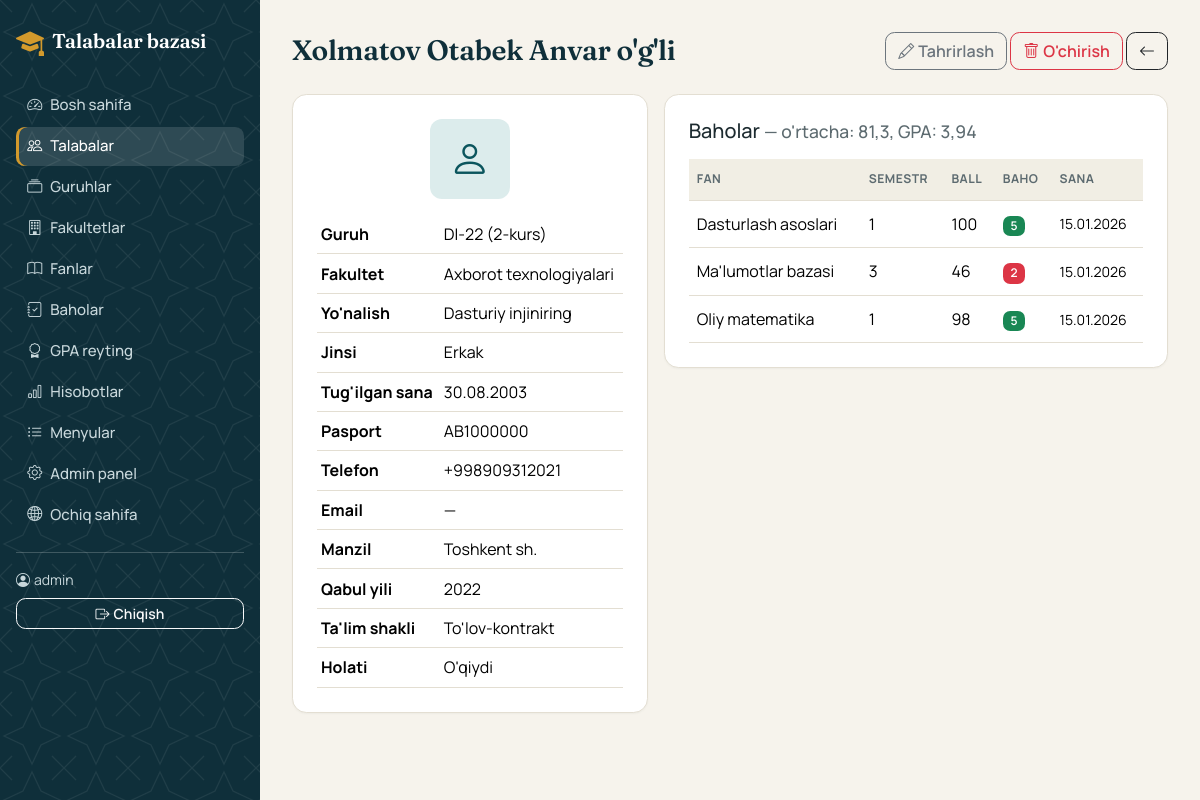
/talabalar/1/ (signed in), run on the app's committed database.
### talabalar/models.py (models this page shows, shortened)
class Talaba(models.Model):
    JINS = [("E", "Erkak"), ("A", "Ayol")]
    TALIM_SHAKLI = [("grant", "Davlat granti"), ("kontrakt", "To'lov-kontrakt")]
    HOLAT = [
        ("oqiydi", "O'qiydi"),
        ("akademik", "Akademik ta'tilda"),
        ("chetlashtirilgan", "Chetlashtirilgan"),
        ("bitirgan", "Bitirgan"),
    ]
    familiya = models.CharField("Familiya", max_length=100)
    ism = models.CharField("Ism", max_length=100)
    otasining_ismi = models.CharField("Otasining ismi", max_length=100, blank=True)
    jinsi = models.CharField("Jinsi", max_length=1, choices=JINS)
    tugilgan_sana = models.DateField("Tug'ilgan sana")
    passport = models.CharField(
        "Pasport seriya/raqam",
        max_length=9,
        unique=True,
        validators=[RegexValidator(r"^[A-Z]{2}\d{7}$", "Format: AA1234567")],
    )
    telefon = models.CharField("Telefon", max_length=20, blank=True)
    email = models.EmailField("Email", blank=True)
    manzil = models.CharField("Manzil", max_length=255, blank=True)
    guruh = models.ForeignKey(Guruh, on_delete=models.PROTECT, related_name="talabalar", verbose_name="Guruh")
    qabul_yili = models.PositiveSmallIntegerField("Qabul yili")
    talim_shakli = models.CharField("Ta'lim shakli", max_length=10, choices=TALIM_SHAKLI, default="grant")
    holati = models.CharField("Holati", max_length=20, choices=HOLAT, default="oqiydi")
    yaratilgan = models.DateTimeField(auto_now_add=True)
    class Meta:
        verbose_name = "Talaba"
        verbose_name_plural = "Talabalar"
        ordering = ["familiya", "ism"]
    @property
    def toliq_ism(self):
        return f"{self.familiya} {self.ism} {self.otasining_ismi}".strip()
    def ortacha_ball(self):
        return self.baholar.aggregate(models.Avg("ball"))["ball__avg"]
    @property
    def gpa(self):
        baholar = self.baholar.all()
        kredit = sum(b.fan.kredit for b in baholar)
        if not kredit:
            return None
        return sum(b.baho * b.fan.kredit for b in baholar) / kredit

class Guruh(models.Model):
    nomi = models.CharField("Guruh nomi", max_length=50, unique=True)
    fakultet = models.ForeignKey(Fakultet, on_delete=models.PROTECT, related_name="guruhlar", verbose_name="Fakultet")
    yonalish = models.CharField("Yo'nalish", max_length=150)
    kurs = models.PositiveSmallIntegerField(
        "Kurs", validators=[MinValueValidator(1), MaxValueValidator(6)], default=1
    )
    class Meta:
        verbose_name = "Guruh"
        verbose_name_plural = "Guruhlar"
        ordering = ["nomi"]
    def __str__(self):
        return self.nomi

class Fakultet(models.Model):
    nomi = models.CharField("Nomi", max_length=150, unique=True)
    dekan = models.CharField("Dekan", max_length=150, blank=True)
    telefon = models.CharField("Telefon", max_length=20, blank=True)
    class Meta:
        verbose_name = "Fakultet"
        verbose_name_plural = "Fakultetlar"
        ordering = ["nomi"]
    def __str__(self):
        return self.nomi

class Baho(models.Model):
    talaba = models.ForeignKey(Talaba, on_delete=models.CASCADE, related_name="baholar", verbose_name="Talaba")
    fan = models.ForeignKey(Fan, on_delete=models.PROTECT, related_name="baholar", verbose_name="Fan")
    ball = models.PositiveSmallIntegerField("Ball (0-100)", validators=[MaxValueValidator(100)])
    sana = models.DateField("Sana")
    class Meta:
        verbose_name = "Baho"
        verbose_name_plural = "Baholar"
        ordering = ["-sana"]
        constraints = [models.UniqueConstraint(fields=["talaba", "fan"], name="talaba_fan_unique")]
    @property
    def baho(self):
        return ball_bahosi(self.ball)

class Fan(models.Model):
    nomi = models.CharField("Fan nomi", max_length=150, unique=True)
    kredit = models.PositiveSmallIntegerField("Kredit", default=4)
    semestr = models.PositiveSmallIntegerField(
        "Semestr", validators=[MinValueValidator(1), MaxValueValidator(12)], default=1
    )
    oqituvchi = models.CharField("O'qituvchi", max_length=150, blank=True)
    class Meta:
        verbose_name = "Fan"
        verbose_name_plural = "Fanlar"
        ordering = ["semestr", "nomi"]
    def __str__(self):
        return self.nomi

### talabalar/views.py (the view)
# urls.py: path("talabalar/<int:pk>/", views.TalabaDetail.as_view(), name="talaba_detail"),
class TalabaDetail(LoginRequiredMixin, DetailView):
    queryset = Talaba.objects.prefetch_related("baholar__fan")
    template_name = "talabalar/talaba_detail.html"
    def get_context_data(self, **kwargs):
        ctx = super().get_context_data(**kwargs)
        ctx["baholar"] = self.object.baholar.select_related("fan")
        ctx["ortacha"] = self.object.ortacha_ball()
        return ctx

### talabalar/context_processors.py (called while the page is built)
def menyular(request):
    return {"menyular": Menyu.objects.all(), "vaqtinchalik_baza": settings.VERCEL}

### talabalar/models.py (called while the page is built)
def ball_bahosi(ball):
    if ball >= 86:
        return 5
    if ball >= 71:
        return 4
    if ball >= 55:
        return 3
    return 2

### talabalar/templates/talabalar/talaba_detail.html
{% extends "talabalar/base.html" %}
{% block content %}
<div class="d-flex flex-wrap gap-2 justify-content-between align-items-center mb-4">
  <h3 class="mb-0">{{ object.toliq_ism }}</h3>
  <div>
    <a href="{% url 'talaba_update' object.pk %}" class="btn btn-outline-secondary"><i class="bi bi-pencil me-1"></i>Tahrirlash</a>
    <a href="{% url 'talaba_delete' object.pk %}" class="btn btn-outline-danger"><i class="bi bi-trash me-1"></i>O'chirish</a>
    <a href="{% url 'talaba_list' %}" class="btn btn-outline-dark"><i class="bi bi-arrow-left"></i></a>
  </div>
</div>
<div class="row g-3">
  <div class="col-lg-5">
    <div class="card p-4">
      <div class="text-center mb-3">
        <div class="stat-icon mx-auto" style="width:80px;height:80px;font-size:2.5rem">
          <i class="bi bi-person"></i>
        </div>
      </div>
      <table class="table table-sm mb-0">
        <tr><th>Guruh</th><td>{{ object.guruh }} ({{ object.guruh.kurs }}-kurs)</td></tr>
        <tr><th>Fakultet</th><td>{{ object.guruh.fakultet }}</td></tr>
        <tr><th>Yo'nalish</th><td>{{ object.guruh.yonalish }}</td></tr>
        <tr><th>Jinsi</th><td>{{ object.get_jinsi_display }}</td></tr>
        <tr><th>Tug'ilgan sana</th><td>{{ object.tugilgan_sana|date:"d.m.Y" }}</td></tr>
        <tr><th>Pasport</th><td>{{ object.passport }}</td></tr>
        <tr><th>Telefon</th><td>{{ object.telefon|default:"—" }}</td></tr>
        <tr><th>Email</th><td>{{ object.email|default:"—" }}</td></tr>
        <tr><th>Manzil</th><td>{{ object.manzil|default:"—" }}</td></tr>
        <tr><th>Qabul yili</th><td>{{ object.qabul_yili }}</td></tr>
        <tr><th>Ta'lim shakli</th><td>{{ object.get_talim_shakli_display }}</td></tr>
        <tr><th>Holati</th><td>{{ object.get_holati_display }}</td></tr>
      </table>
    </div>
  </div>
  <div class="col-lg-7">
    <div class="card p-4">
      <div class="mb-3">
        <h5 class="mb-0">Baholar {% if ortacha %}<small class="text-muted">— o'rtacha: {{ ortacha|floatformat:1 }}, GPA: {{ object.gpa|floatformat:2 }}</small>{% endif %}</h5>
      </div>
      <table class="table table-hover align-middle mb-0">
        <thead class="table-light"><tr><th>Fan</th><th>Semestr</th><th>Ball</th><th>Baho</th><th>Sana</th></tr></thead>
        <tbody>
        {% for b in baholar %}
          <tr>
            <td>{{ b.fan }}</td><td>{{ b.fan.semestr }}</td><td>{{ b.ball }}</td>
            <td><span class="badge {% if b.baho == 5 %}text-bg-success{% elif b.baho == 4 %}text-bg-primary{% elif b.baho == 3 %}text-bg-warning{% else %}text-bg-danger{% endif %}">{{ b.baho }}</span></td>
            <td class="small">{{ b.sana|date:"d.m.Y" }}</td>
          </tr>
        {% empty %}
          <tr><td colspan="5" class="text-center text-muted py-3">Baholar yo'q</td></tr>
        {% endfor %}
        </tbody>
      </table>
    </div>
  </div>
</div>
{% endblock %}

### talabalar/templates/talabalar/base.html (shortened to what this page needs)
<!doctype html>
<html lang="uz">
<head>
  {% include "talabalar/_bosh_qism.html" %}
</head>
<body>
<div class="ilova">
  <nav class="yon-panel offcanvas-md offcanvas-start" tabindex="-1" id="yonPanel" aria-label="Asosiy menyu">
    <div class="yon-ichki">
      <div class="d-flex align-items-center justify-content-between mb-4">
        <a href="{% url 'bosh_sahifa' %}" class="d-flex align-items-center text-white text-decoration-none">
          <i class="bi bi-mortarboard-fill tamgha fs-3 me-2"></i><span class="sarlavha-shrift text-white fs-5">Talabalar bazasi</span>
        </a>
      </div>
      {% with u=request.resolver_match.url_name %}
      <ul class="nav flex-column">
        <li><a class="nav-link {% if u == 'bosh_sahifa' %}active{% endif %}" href="{% url 'bosh_sahifa' %}"><i class="bi bi-speedometer2 me-2"></i>Bosh sahifa</a></li>
        <li><a class="nav-link {% if 'talaba' in u %}active{% endif %}" href="{% url 'talaba_list' %}"><i class="bi bi-people me-2"></i>Talabalar</a></li>
        <li><a class="nav-link {% if 'guruh' in u %}active{% endif %}" href="{% url 'guruh_list' %}"><i class="bi bi-collection me-2"></i>Guruhlar</a></li>
        <li><a class="nav-link {% if 'fakultet' in u %}active{% endif %}" href="{% url 'fakultet_list' %}"><i class="bi bi-building me-2"></i>Fakultetlar</a></li>
        <li><a class="nav-link {% if 'fan' in u %}active{% endif %}" href="{% url 'fan_list' %}"><i class="bi bi-book me-2"></i>Fanlar</a></li>
        <li><a class="nav-link {% if 'baho' in u %}active{% endif %}" href="{% url 'baho_list' %}"><i class="bi bi-journal-check me-2"></i>Baholar</a></li>
        <li><a class="nav-link {% if u == 'gpa_reyting' %}active{% endif %}" href="{% url 'gpa_reyting' %}"><i class="bi bi-award me-2"></i>GPA reyting</a></li>
        <li><a class="nav-link {% if u == 'hisobotlar' %}active{% endif %}" href="{% url 'hisobotlar' %}"><i class="bi bi-bar-chart me-2"></i>Hisobotlar</a></li>
        <li><a class="nav-link {% if 'menyu' in u %}active{% endif %}" href="{% url 'menyu_list' %}"><i class="bi bi-list-ul me-2"></i>Menyular</a></li>
        <li><a class="nav-link" href="{% url 'admin_panel' %}"><i class="bi bi-gear me-2"></i>Admin panel</a></li>
        <li><a class="nav-link" href="{% url 'ochiq_sahifa' %}"><i class="bi bi-globe2 me-2"></i>Ochiq sahifa</a></li>
      </ul>
      {% endwith %}
      <div class="mt-auto pt-3">
        <hr class="mt-0">
        <div class="foydalanuvchi mb-2"><i class="bi bi-person-circle me-1"></i>{{ user.username }}</div>
        <form method="post" action="{% url 'logout' %}">{% csrf_token %}
          <button class="btn btn-sm btn-outline-light w-100"><i class="bi bi-box-arrow-right me-1"></i>Chiqish</button>
        </form>
      </div>
    </div>
  </nav>
  <main class="ilova-asosiy">
    {% block content %}{% endblock %}
  </main>
</div>
</body>
</html>

### talabalar/static/talabalar/style.css (style rules this page uses)
:root { --siyoh: #0f2f3a; --siyoh-2: #174452; --moviy: #0f6a73; --moviy-to: #0b555d; --moviy-och: #dcecec; --oltin: #d39a2c; --qogoz: #f6f3ec; --sirt: #ffffff; --chiziq: #e3ded2; --matn: #1d2b30; --xira: #5d6b70; --bs-body-font-family: "Manrope", system-ui, -apple-system, "Segoe UI", sans-serif; --bs-body-bg: var(--qogoz); --bs-body-color: var(--matn); --bs-border-color: var(--chiziq); --bs-link-color: var(--moviy); --bs-link-color-rgb: 15, 106, 115; --bs-link-hover-color: var(--moviy-to); --bs-link-hover-color-rgb: 11, 85, 93; --bs-secondary-color: var(--xira); --bs-primary-rgb: 15, 106, 115; --bs-primary-bg-subtle: var(--moviy-och); --bs-primary-text-emphasis: var(--moviy-to); }
h1, h2, h3, .sarlavha-shrift { font-family: "Fraunces", Georgia, serif; font-weight: 600; letter-spacing: -.01em; color: var(--siyoh); }
.text-muted { color: var(--xira) !important; }
.btn { font-weight: 600; border-radius: .6rem; }
.card { --bs-card-bg: var(--sirt); border: 1px solid var(--chiziq); border-radius: .9rem; box-shadow: 0 1px 2px rgba(15, 47, 58, .04); }
.table { --bs-table-bg: transparent; --bs-table-hover-bg: #f4f1e8; margin-bottom: 0; }
.table > :not(caption) > * > * { padding-top: .7rem; padding-bottom: .7rem; }
.table-sm > :not(caption) > * > * { padding-top: .45rem; padding-bottom: .45rem; }
.table thead th, .table-light th { --bs-table-bg: #f1eee4; color: var(--xira); font-size: .76rem; font-weight: 700; letter-spacing: .04em; text-transform: uppercase; border-bottom: 1px solid var(--chiziq); }
.badge { font-weight: 600; border-radius: .45rem; }
.ilova { display: flex; min-height: 100vh; }
.ilova-asosiy { flex: 1; min-width: 0; padding: 2rem; }
.yon-panel { --bs-offcanvas-width: 260px; --bs-offcanvas-bg: var(--siyoh); background: var(--siyoh) var(--naqsh) !important; color: #fff; }
.yon-ichki { padding: 1.25rem 1rem; display: flex; flex-direction: column; flex: 1; width: 100%; }
.yon-panel .nav-link { color: #c9d8dc; border-radius: .55rem; padding: .5rem .7rem; margin-bottom: .15rem; font-weight: 500; font-size: .94rem; }
.yon-panel .nav-link.active { background: rgba(255, 255, 255, .13); color: #fff; box-shadow: inset 3px 0 0 var(--oltin); }
.yon-panel .foydalanuvchi { color: #c9d8dc; font-size: .875rem; }
.yon-panel hr { border-color: rgba(255, 255, 255, .2); opacity: 1; }
.tamgha { color: var(--oltin); }
@media (min-width: 768px) { .yon-panel { flex: 0 0 260px; width: 260px; position: sticky; top: 0; height: 100vh; overflow-y: auto; } }
.stat-icon { width: 46px; height: 46px; display: flex; align-items: center; justify-content: center; border-radius: .75rem; font-size: 1.3rem; background: var(--moviy-och); color: var(--moviy-to); flex-shrink: 0; }

### data on the page
Talaba: toliq_ism "Xolmatov Otabek Anvar o'g'li", guruh "DI-22", guruh.kurs "2", guruh.fakultet "Axborot texnologiyalari", guruh.yonalish "Dasturiy injiniring", jinsi "Erkak", tugilgan_sana "30.08.2003", passport "AB1000000", telefon "+998909312021", email "—", manzil "Toshkent sh.", qabul_yili "2022", talim_shakli "To'lov-kontrakt", holati "O'qiydi", gpa "3,94"
Baho: fan "Dasturlash asoslari", fan.semestr "1", ball "100", baho "5", sana "15.01.2026"
Baho: fan "Ma'lumotlar bazasi", fan.semestr "3", ball "46", baho "2", sana "15.01.2026"
Baho: fan "Oliy matematika", fan.semestr "1", ball "98", baho "5", sana "15.01.2026"

### other printed values
{{ user.username }} "admin"
{{ ortacha|floatformat:1 }} "81,3"
